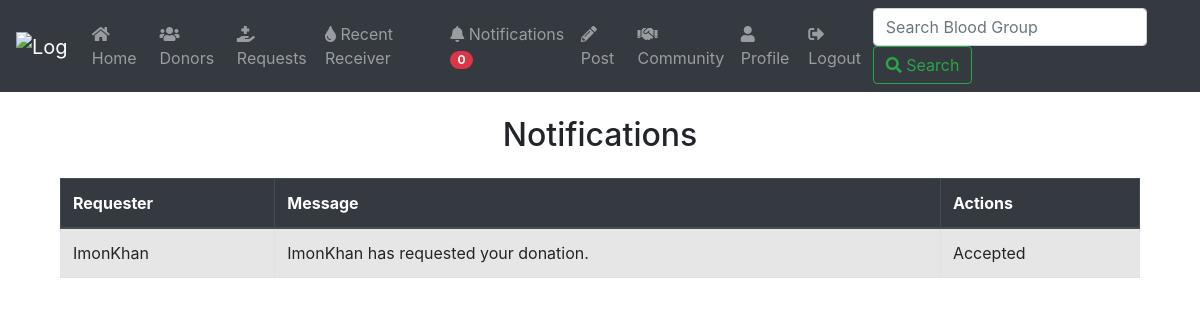
The page /donors/notifications/ (signed in) on the database its author committed.
### donors/models.py (models this page shows, shortened)
class Notification(models.Model):
    donor = models.ForeignKey(Donor, on_delete=models.CASCADE, related_name='donor_notifications')
    requester = models.ForeignKey(User, on_delete=models.CASCADE)
    message = models.TextField()
    is_read = models.BooleanField(default=False)
    is_accepted = models.BooleanField(default=False)
    is_declined = models.BooleanField(default=False)
    created_at = models.DateTimeField(auto_now_add=True)

### donors/views.py (the view)
# urls.py: path('notifications/', views.notifications, name='notifications'),
@login_required
def notifications(request):
    notifications = Notification.objects.filter(
        donor__created_by=request.user
    ) | Notification.objects.filter(
        requester=request.user
    )
    notifications_count = notifications.filter(is_accepted=False, is_declined=False).count()
    return render(request, 'donors/notifications.html', {
        'notifications': notifications,
        'notifications_count': notifications_count
    })

### donors/templates/donors/notifications.html (shortened to what this page needs)
{% extends 'base.html' %}
{% block content %}
<div class="container">
    <h2 class="my-4 text-center">Notifications</h2>
    <div class="table-responsive">
        <table class="table table-striped table-bordered">
            <thead class="thead-dark">
                <tr>
                    <th>Requester</th>
                    <th>Message</th>
                    <th>Actions</th>
                </tr>
            </thead>
            <tbody>
                {% for notification in notifications %}
                <tr>
                    <td>{{ notification.requester.username }}</td>
                    <td>{{ notification.message }}</td>
                    <td>
                        {% if not notification.is_accepted and not notification.is_declined %}
                        <form method="post" action="{% url 'notification_accept' notification.pk %}" style="display:inline;">
                            {% csrf_token %}
                            <button type="submit" class="btn btn-success btn-sm">Accept</button>
                        </form>
                        <form method="post" action="{% url 'notification_decline' notification.pk %}" style="display:inline;">
                            {% csrf_token %}
                            <button type="submit" class="btn btn-danger btn-sm">Decline</button>
                        </form>
                        {% else %}
                        <span>
                            {% if notification.is_accepted %}
                                Accepted
                            {% elif notification.is_declined %}
                                Declined
                            {% endif %}
                        </span>
                        {% endif %}
                    </td>
                </tr>
                {% endfor %}
            </tbody>
        </table>
    </div>
</div>
{% endblock %}

### rows shown on the page
Notification: requester.username "ImonKhan", message "ImonKhan has requested your donation.", is_accepted "Accepted"

### other values the page prints
{{ notifications_count }} "0"
